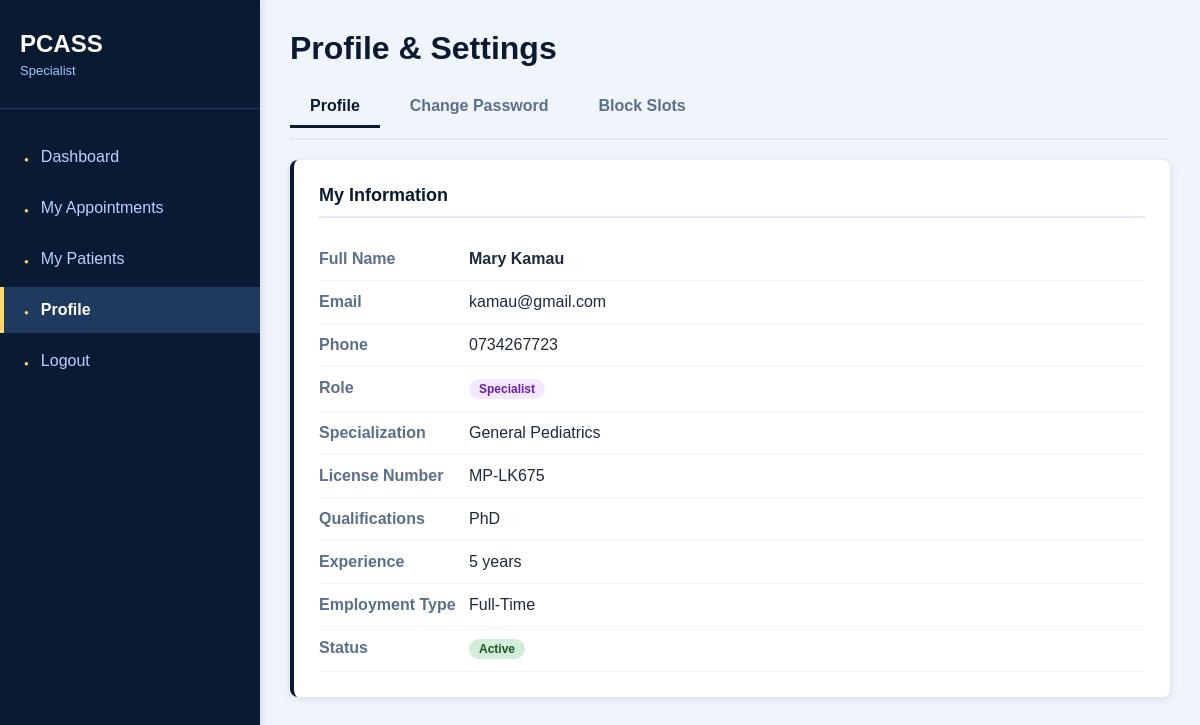
/doctor_profile.php (signed in), run on the app's committed database.
### tables this page shows
CREATE TABLE `doctors` (
  `doctor_id` int(11) NOT NULL,
  `full_name` varchar(255) NOT NULL,
  `email` varchar(255) NOT NULL,
  `phone` varchar(20) DEFAULT NULL,
  `specialization` varchar(100) DEFAULT NULL,
  `license_number` varchar(50) DEFAULT NULL,
  `qualification` varchar(100) DEFAULT NULL,
  `years_of_experience` int(11) DEFAULT 0,
  `employment_type` enum('Full-Time','Part-Time','Contract','Visiting') DEFAULT 'Full-Time',
  `status` enum('Active','Inactive','On Leave') DEFAULT 'Active',
  `doctor_role` enum('immunization','specialist') DEFAULT 'immunization',
  `password` varchar(255) NOT NULL,
  `created_at` timestamp NOT NULL DEFAULT current_timestamp()
);

### doctor_profile.php (the view, shortened to what this page needs)
<?php
require_once __DIR__ . "/config/db.php";
$doctor_id = $_SESSION['user_id'];
$active_tab = $_GET['tab'] ?? 'profile';
$doctor = $conn->query("SELECT * FROM doctors WHERE doctor_id = $doctor_id")->fetch_assoc();
?>
<!DOCTYPE html>
<html>
<head>
    <link rel="stylesheet" href="assets/css/style.css">
</head>
<body>
<div class="wrapper">
    <div class="sidebar">
        <div class="sidebar-header">
            <h2>PCASS</h2>
            <p><?= $doctor['doctor_role'] == 'specialist' ? 'Specialist' : 'Immunization Doctor' ?></p>
        </div>
        <div class="nav">
            <ul>
                <li><a href="<?= $doctor['doctor_role'] == 'specialist' ? 'doctor_specialist_dashboard.php' : 'doctor_immunization_dashboard.php' ?>">Dashboard</a></li>
                <li><a href="<?= $doctor['doctor_role'] == 'specialist' ? 'doctor_specialist_appointments.php' : 'doctor_immunization_appointments.php' ?>">My Appointments</a></li>
                <li><a href="<?= $doctor['doctor_role'] == 'specialist' ? 'doctor_specialist_patients.php' : 'doctor_immunization_patients.php' ?>">My Patients</a></li>
                <li><a href="doctor_profile.php" class="active">Profile</a></li>
                <li><a href="logout.php">Logout</a></li>
            </ul>
        </div>
    </div>
    <div class="main">
        <h1>Profile & Settings</h1>
        <div class="tabs">
            <a href="?tab=profile" class="tab <?= $active_tab == 'profile' ? 'active' : '' ?>">Profile</a>
            <a href="?tab=password" class="tab <?= $active_tab == 'password' ? 'active' : '' ?>">Change Password</a>
            <a href="?tab=blocks" class="tab <?= $active_tab == 'blocks' ? 'active' : '' ?>">Block Slots</a>
        </div>
        <?php if ($active_tab == 'profile'): ?>
        <div class="card">
            <h2>My Information</h2>
            <div class="info-row">
                <span class="info-label">Full Name</span>
                <span class="info-value"><strong><?= htmlspecialchars($doctor['full_name']) ?></strong></span>
            </div>
            <div class="info-row">
                <span class="info-label">Email</span>
                <span class="info-value"><?= htmlspecialchars($doctor['email']) ?></span>
            </div>
            <div class="info-row">
                <span class="info-label">Phone</span>
                <span class="info-value"><?= htmlspecialchars($doctor['phone'] ?? 'Not provided') ?></span>
            </div>
            <div class="info-row">
                <span class="info-label">Role</span>
                <span class="info-value">
                    <span class="badge <?= $doctor['doctor_role'] ?>">
                        <?= ucfirst($doctor['doctor_role']) ?>
                    </span>
                </span>
            </div>
            <div class="info-row">
                <span class="info-label">Specialization</span>
                <span class="info-value"><?= htmlspecialchars($doctor['specialization'] ?? 'General') ?></span>
            </div>
            <div class="info-row">
                <span class="info-label">License Number</span>
                <span class="info-value"><?= htmlspecialchars($doctor['license_number'] ?? 'Not provided') ?></span>
            </div>
            <div class="info-row">
                <span class="info-label">Qualifications</span>
                <span class="info-value"><?= htmlspecialchars($doctor['qualification'] ?? 'Not provided') ?></span>
            </div>
            <div class="info-row">
                <span class="info-label">Experience</span>
                <span class="info-value"><?= $doctor['years_of_experience'] ?? 0 ?> years</span>
            </div>
            <div class="info-row">
                <span class="info-label">Employment Type</span>
                <span class="info-value"><?= $doctor['employment_type'] ?? 'Full-Time' ?></span>
            </div>
            <div class="info-row">
                <span class="info-label">Status</span>
                <span class="info-value">
                    <span class="badge <?= strtolower($doctor['status'] ?? 'active') ?>">
                        <?= $doctor['status'] ?? 'Active' ?>
                    </span>
                </span>
            </div>
        </div>
        <?php endif; ?>
    </div>
</div>
</body>
</html>

### assets/css/style.css (style rules this page uses)
* { margin: 0; padding: 0; }
body { font-family: Arial, Helvetica, sans-serif; background: #f0f4fc; }
.sidebar { width: 260px; background: #0b1a33; color: white; position: fixed; height: 100vh; overflow-y: auto; box-shadow: 2px 0 10px rgba(0,0,0,0.1); display: table-cell; }
.sidebar-header { padding: 30px 20px; border-bottom: 1px solid #1e3a5f; background: #0b1a33; }
.sidebar-header h2 { font-size: 24px; margin-bottom: 5px; color: #ffffff; }
.sidebar-header p { font-size: 13px; color: #a3c6ff; }
.sidebar .nav ul { list-style: none; padding: 20px 0; }
.sidebar .nav ul li { margin: 5px 0; }
.sidebar .nav ul li a { display: block; padding: 14px 20px; color: #b8d1ff; text-decoration: none; border-left: 4px solid transparent; }
.sidebar .nav ul li a.active { background: #1e3a5f; border-left-color: #ffd966; color: #ffffff; font-weight: 600; }
.sidebar .nav ul li a::before { content: '●'; margin-right: 12px; font-size: 8px; color: #ffd966; }
.card { background: #ffffff; padding: 25px; border-radius: 8px; box-shadow: 0 2px 10px rgba(11,26,51,0.1); margin-bottom: 20px; }

### doctor_profile.php (style rules this page uses)
* { margin:0; padding:0; box-sizing:border-box; }
body { background:#f0f4fc; font-family:Arial; }
.wrapper { display:flex; }
.main { margin-left:260px; padding:30px; flex:1; }
h1 { color:#0b1a33; margin-bottom:20px; }
.tabs { display: flex; gap: 10px; margin-bottom: 20px; border-bottom: 2px solid #e2e8f0; padding-bottom: 10px; }
.tab { padding: 10px 20px; text-decoration: none; color: #5a6f8c; font-weight: 600; border-radius: 4px 4px 0 0; }
.tab.active { color: #0b1a33; border-bottom: 3px solid #0b1a33; }
.card { background: white; border-radius: 8px; padding: 25px; margin-bottom: 25px; border-left: 4px solid #0b1a33; }
.card h2 { color: #0b1a33; font-size: 18px; margin-bottom: 20px; padding-bottom: 10px; border-bottom: 2px solid #e2e8f0; }
.info-row { display: flex; padding: 12px 0; border-bottom: 1px solid #f0f4fc; }
.info-label { font-weight: 600; color: #5a6f8c; width: 150px; }
.info-value { color: #1e293b; flex: 1; }
.badge { display: inline-block; padding: 3px 10px; border-radius: 20px; font-size: 12px; font-weight: 600; }
.badge.specialist { background: #f3e8ff; color: #6b21a8; }
.badge.active { background: #d4edda; color: #155724; }

### data on the page
doctors: full_name "Mary Kamau", email "kamau@gmail.com", phone "0734267723", doctor_role "Specialist", specialization "General Pediatrics", license_number "MP-LK675", qualification "PhD", years_of_experience "5", employment_type "Full-Time", status "Active"
